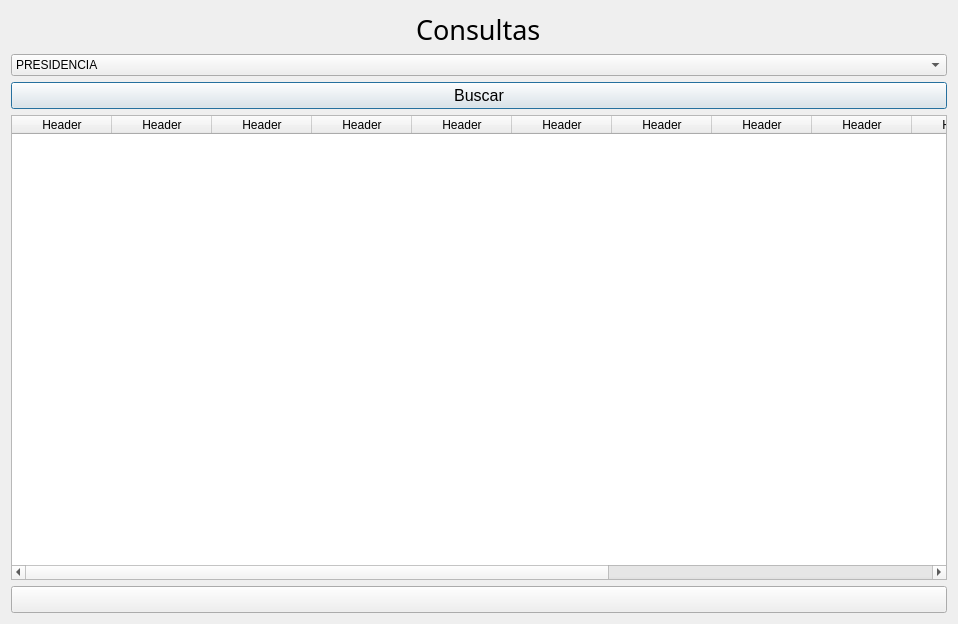
<?xml version="1.0" encoding="UTF-8"?>
<ui version="4.0">
 <class>Dialog</class>
 <widget class="QDialog" name="Dialog">
  <property name="geometry">
   <rect>
    <x>0</x>
    <y>0</y>
    <width>958</width>
    <height>624</height>
   </rect>
  </property>
  <property name="windowTitle">
   <string>Sistema Patrimonio - Consulta Dependencia</string>
  </property>
  <property name="windowIcon">
   <iconset>
    <normaloff>../GUI/assets/hidroven-2.jpg</normaloff>../GUI/assets/hidroven-2.jpg</iconset>
  </property>
  <layout class="QVBoxLayout" name="verticalLayout_2">
   <item>
    <layout class="QVBoxLayout" name="verticalLayout">
     <item>
      <layout class="QGridLayout" name="gridLayout">
       <item row="2" column="0">
        <widget class="QPushButton" name="boton">
         <property name="font">
          <font>
           <pointsize>12</pointsize>
          </font>
         </property>
         <property name="text">
          <string>Buscar</string>
         </property>
        </widget>
       </item>
       <item row="1" column="0">
        <widget class="QComboBox" name="opcion">
         <item>
          <property name="text">
           <string>PRESIDENCIA</string>
          </property>
         </item>
         <item>
          <property name="text">
           <string>GERENCIA GRAL.DE TALENTO HUMANO</string>
          </property>
         </item>
         <item>
          <property name="text">
           <string>GERENCIA GENERAL DE ADMINISTRACION</string>
          </property>
         </item>
         <item>
          <property name="text">
           <string>LICITACIONES Y CONTRATACIONES</string>
          </property>
         </item>
         <item>
          <property name="text">
           <string>VICEPRESIDENCIA DE GESTION ADMINISTRATIVA</string>
          </property>
         </item>
         <item>
          <property name="text">
           <string>GERENCIA GENERAL DE PROTECCION AL PATRIMONIO</string>
          </property>
         </item>
         <item>
          <property name="text">
           <string>GERENCIA GENERAL DE TRATAMIENTO, OPERACIONES Y MANTENIMIENTO</string>
          </property>
         </item>
         <item>
          <property name="text">
           <string>GERENCIA GENERAL DE IMAGEN Y COMUNICACIÓN</string>
          </property>
         </item>
         <item>
          <property name="text">
           <string>GERENCIA GENERAL DE PLANIFICACION Y ORGANIZACIÓN</string>
          </property>
         </item>
         <item>
          <property name="text">
           <string>CONSULTORIA JURIDICA</string>
          </property>
         </item>
         <item>
          <property name="text">
           <string>GERENCIA GRAL. DE SEGUIMIENTO Y POLITICAS PUBLICAS</string>
          </property>
         </item>
         <item>
          <property name="text">
           <string>GERENCIA GENERAL DE SEGUIMIENTO Y POLITICAS PUBLICAS</string>
          </property>
         </item>
         <item>
          <property name="text">
           <string>AUDITORIA INTERNA</string>
          </property>
         </item>
         <item>
          <property name="text">
           <string>VICEPRESIDENCIA DE SERVICIOS HIDROLOGICOS</string>
          </property>
         </item>
         <item>
          <property name="text">
           <string>GERENCIA GENERAL DE PROYECTOS</string>
          </property>
         </item>
         <item>
          <property name="text">
           <string>GERENCIA GERAL.PARA EL FORTALECIMIENTO DEL PODER POPULAR</string>
          </property>
         </item>
         <item>
          <property name="text">
           <string>GERENCIA GENERAL DE SEGURIDAD INTEGRAL</string>
          </property>
         </item>
         <item>
          <property name="text">
           <string>GERENCIA GENERAL DE TECNOLOGIA DE LA INFORMACION</string>
          </property>
         </item>
         <item>
          <property name="text">
           <string>GERENCIA GENERAL DE COMERCIALIZACION</string>
          </property>
         </item>
        </widget>
       </item>
       <item row="0" column="0" alignment="Qt::AlignHCenter|Qt::AlignVCenter">
        <widget class="QLabel" name="label">
         <property name="font">
          <font>
           <family>MS Gothic</family>
           <pointsize>20</pointsize>
          </font>
         </property>
         <property name="text">
          <string>Consultas</string>
         </property>
        </widget>
       </item>
       <item row="4" column="0">
        <widget class="QPushButton" name="pushButton">
         <property name="font">
          <font>
           <pointsize>12</pointsize>
          </font>
         </property>
         <property name="text">
          <string/>
         </property>
        </widget>
       </item>
       <item row="3" column="0">
        <widget class="QTableWidget" name="tabla">
         <column>
          <property name="text">
           <string>Header</string>
          </property>
         </column>
         <column>
          <property name="text">
           <string>Header</string>
          </property>
         </column>
         <column>
          <property name="text">
           <string>Header</string>
          </property>
         </column>
         <column>
          <property name="text">
           <string>Header</string>
          </property>
         </column>
         <column>
          <property name="text">
           <string>Header</string>
          </property>
         </column>
         <column>
          <property name="text">
           <string>Header</string>
          </property>
         </column>
         <column>
          <property name="text">
           <string>Header</string>
          </property>
         </column>
         <column>
          <property name="text">
           <string>Header</string>
          </property>
         </column>
         <column>
          <property name="text">
           <string>Header</string>
          </property>
         </column>
         <column>
          <property name="text">
           <string>Header</string>
          </property>
         </column>
         <column>
          <property name="text">
           <string>Header</string>
          </property>
         </column>
         <column>
          <property name="text">
           <string>Header</string>
          </property>
         </column>
         <column>
          <property name="text">
           <string>Header</string>
          </property>
         </column>
         <column>
          <property name="text">
           <string>Header</string>
          </property>
         </column>
        </widget>
       </item>
      </layout>
     </item>
    </layout>
   </item>
  </layout>
 </widget>
 <resources/>
 <connections/>
</ui>
